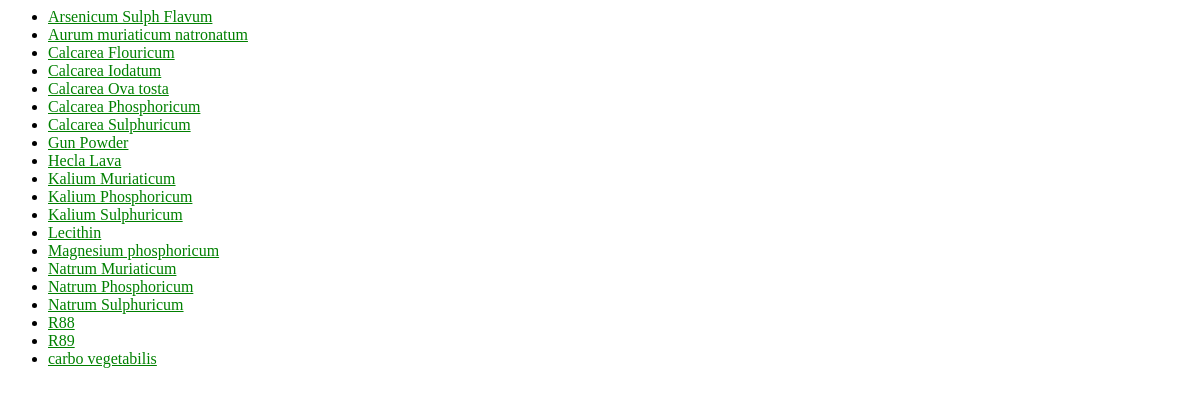
The app's page /, older data.
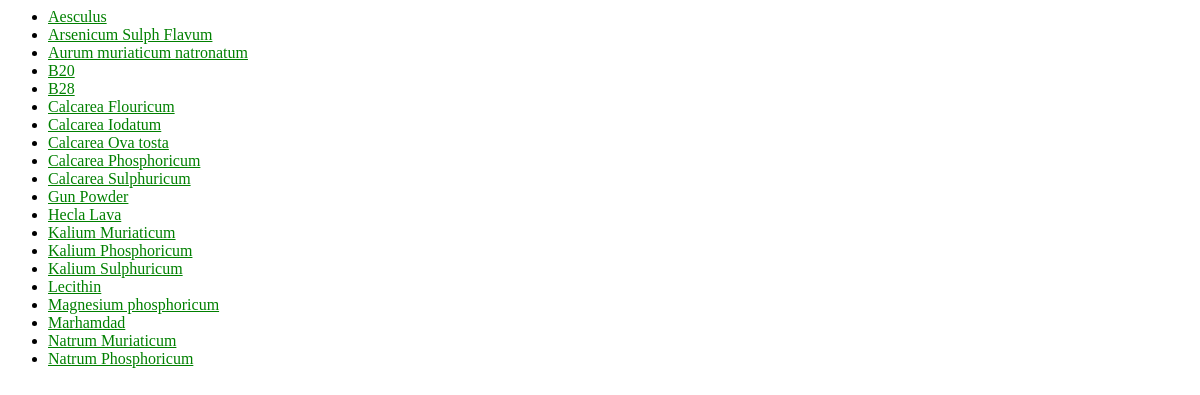
The same page, newer data.
### app/models.py (models this page shows)
class MedicineDetail(models.Model):
    medicine_brand_choice = (
        ('reckeweg', 'Reckeweg'),
        ('sbl', 'SBL'),
        ('schwabe', 'Schwabe'),
        ('bakson', 'Bakson'),
        ('bhargawa', 'Bhargawa'),
    )
    strength_choice = (
        ('Combination', 'Combination'),
        ('ExternalUse', 'External Use'),
        ('Syrup', 'Syrup'),
        ('Mother', 'Mother'),
        ('CM', 'CM'),
        ('10M', '10M'),
        ('1M', '1M'),
        ('200', '200'),
        ('30', '30'),
        ('12', '12'),
        ('6x', '6X'),
        ('3x', '3X'),
    )
    in_stock_choice = (
        ('yes', 'YES'),
        ('no', 'NO'),
    )
    location_choice = (
        ('r1-a', 'R1-A'),
        ('r1-b', 'R1-B'),
        ('r1-c', 'R1-C'),
        ('r1-d', 'R1-D'),
        ('r2-a', 'R2-A'),
        ('r2-b', 'R2-B'),
        ('r2-c', 'R2-C'),
        ('r2-d', 'R2-D'),
    )
    medicine_name = models.CharField(max_length=100, unique=True)
    medicine_brand = models.CharField(max_length=100, choices=medicine_brand_choice)
    strength = models.CharField(max_length=50, null=True, choices=strength_choice)
    in_stock = models.CharField(max_length=10, null=True, choices=in_stock_choice)
    location = models.CharField(max_length=6, blank=True, null=True, choices=location_choice)
    quantity = models.CharField(max_length=6, default='', blank=True, null=True)
    count = models.IntegerField(default=0, blank=True, null=True)
    mrp = models.CharField(max_length=10, default='', blank=True, null=True)
    spr = models.CharField(max_length=10, default='', blank=True, null=True)
    therapeutic_use = models.CharField(max_length=500, default='', blank=True, null=True)
    symptom = models.CharField(max_length=1000, default='', blank=True, null=True)

### app/views.py (the view)
# urls.py: path('', views.IndexView.as_view(), name='index'),
class IndexView(generic.ListView):
    template_name = 'app/index.html'
    context_object_name = 'latest_medicine_list'
    def get_queryset(self):
        return MedicineDetail.objects.order_by('medicine_name')[:20]

### app/templates/app/index.html
{% load static %}
<link rel="stylesheet" type="text/css" href="{% static 'app/style.css' %}">
{% if latest_medicine_list %}
    <ul>
    {% for medicine in latest_medicine_list %}
        <li><a href="{% url 'app:detail' medicine.id %}">{{ medicine.medicine_name }}</a></li>
    {% endfor %}
    </ul>
{% else %}
    <p>No medicine are available.</p>
{% endif %}

Row changes from the older to the newer data that the page shows:
no longer on this page (row unchanged): MedicineDetail: medicine_name "Natrum Sulphuricum"
no longer on this page (row unchanged): MedicineDetail: medicine_name "R88"
no longer on this page (row unchanged): MedicineDetail: medicine_name "R89"
no longer on this page (row unchanged): MedicineDetail: medicine_name "carbo vegetabilis"
added MedicineDetail: medicine_name "Aesculus"
added MedicineDetail: medicine_name "B20"
added MedicineDetail: medicine_name "B28"
added MedicineDetail: medicine_name "Marhamdad"
